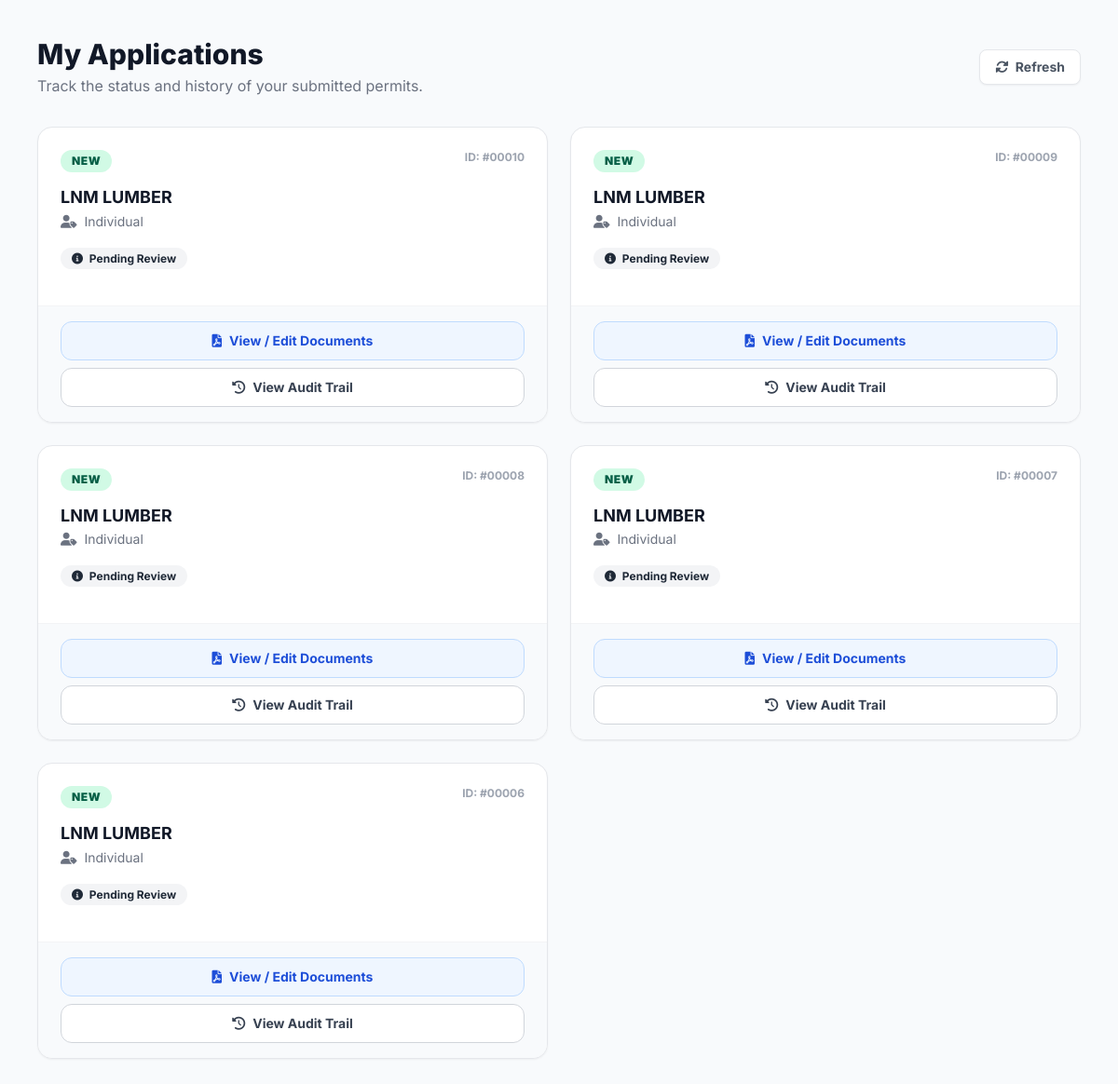
/my_applications.php (signed in), run on an earlier commit of the app's database.
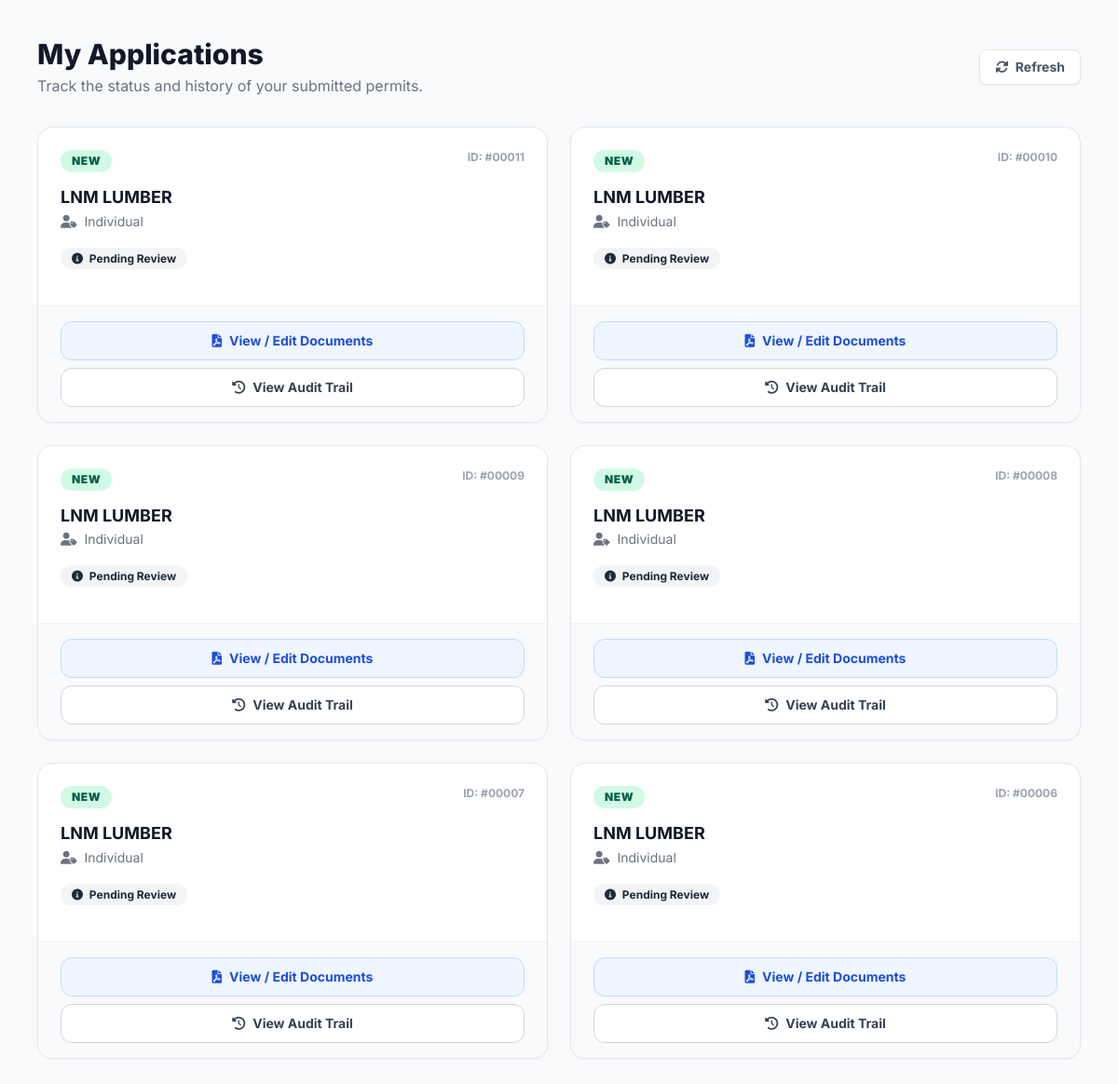
And on a later commit of the database.
### tables this page shows
CREATE TABLE `permit_applications` (
  `app_id` int(11) NOT NULL,
  `client_id` int(11) NOT NULL,
  `app_type` varchar(50) NOT NULL,
  `applicant_type` varchar(50) NOT NULL,
  `business_name` varchar(255) NOT NULL,
  `tin_number` varchar(50) NOT NULL,
  `reference_number` varchar(100) DEFAULT NULL,
  `province_id` varchar(20) DEFAULT NULL,
  `muncity_id` varchar(20) DEFAULT NULL,
  `brgy_id` varchar(20) DEFAULT NULL,
  `zip_code` varchar(20) DEFAULT NULL,
  `street_address` text DEFAULT NULL,
  `status` varchar(50) DEFAULT 'Pending Review',
  `date_submitted` datetime DEFAULT current_timestamp()
);

### my_applications.php (the view, shortened to what this page needs)
<?php
require_once 'db.php';
$client_id = $_SESSION['client_id'];
$stmt = $pdo->prepare("
    SELECT *, TIMESTAMPDIFF(SECOND, date_submitted, NOW()) as seconds_elapsed
    FROM permit_applications
    WHERE client_id = ?
    ORDER BY app_id DESC
");
$stmt->execute([$client_id]);
$applications = $stmt->fetchAll(PDO::FETCH_ASSOC);
?>
<!DOCTYPE html>
<html lang="en">
<head>
    <script src="https://cdn.tailwindcss.com"></script>
    <link href="https://cdnjs.cloudflare.com/ajax/libs/font-awesome/6.0.0/css/all.min.css" rel="stylesheet">
</head>
<body class="bg-slate-50 min-h-screen p-6 lg:p-10 relative">
    <div class="mb-8 flex justify-between items-center">
        <div>
            <h2 class="text-3xl font-extrabold text-gray-900">My Applications</h2>
            <p class="text-gray-500 mt-1">Track the status and history of your submitted permits.</p>
        </div>
        <button onclick="window.location.reload();" class="bg-white border border-gray-200 text-gray-600 px-4 py-2 rounded-lg text-sm font-bold hover:bg-gray-50 transition shadow-sm">
            <i class="fas fa-sync-alt mr-1"></i> Refresh
        </button>
    </div>
    <?php if (empty($applications)): ?>
        <div class="bg-white rounded-2xl shadow-sm border border-gray-100 p-10 text-center">
            <div class="inline-flex items-center justify-center w-16 h-16 rounded-full bg-gray-100 text-gray-400 mb-4">
                <i class="fas fa-folder-open text-2xl"></i>
            </div>
            <h4 class="text-gray-900 font-bold mb-1">No applications found</h4>
            <p class="text-gray-500 text-sm max-w-sm mx-auto">You haven't submitted any applications yet.</p>
        </div>
    <?php else: ?>
        <div class="grid grid-cols-1 md:grid-cols-2 xl:grid-cols-3 gap-6">
            <?php foreach ($applications as $app):
                $status_bg = 'bg-gray-100 text-gray-800';
            ?>
                <div class="bg-white rounded-2xl shadow-sm border border-gray-200 overflow-hidden flex flex-col hover:border-blue-300 transition-colors <?= $app['status'] === 'Returned' ? 'ring-2 ring-red-400' : '' ?>">
                    <div class="p-6 flex-1">
                        <div class="flex justify-between items-start mb-4">
                            <span class="px-3 py-1 rounded-full text-xs font-black uppercase tracking-wider bg-emerald-100 text-emerald-800">
                                <?= htmlspecialchars($app['app_type']) ?>
                            </span>
                            <span class="text-xs font-bold text-gray-400">
                                ID: #<?= str_pad($app['app_id'], 5, '0', STR_PAD_LEFT) ?>
                            </span>
                        </div>
                        <h3 class="text-lg font-bold text-gray-900 leading-tight mb-1"><?= htmlspecialchars($app['business_name']) ?></h3>
                        <p class="text-sm text-gray-500 mb-4"><i class="fas fa-user-tag mr-1"></i> <?= htmlspecialchars($app['applicant_type']) ?></p>
                        <div class="mb-4">
                            <span class="px-3 py-1 rounded-full text-xs font-bold <?= $status_bg ?>">
                                <i class="fas <?= $app['status'] === 'Returned' ? 'fa-exclamation-circle' : 'fa-info-circle' ?> mr-1"></i>
                                <?= htmlspecialchars($app['status']) ?>
                            </span>
                        </div>
                    </div>
                    <div class="bg-slate-50 px-6 py-4 border-t border-gray-100 mt-auto">
                        <button onclick="openDocsModal(<?= $app['app_id'] ?>)" class="w-full <?= $app['status'] === 'Returned' ? 'bg-red-50 border border-red-200 text-red-700 hover:bg-red-100' : 'bg-blue-50 border border-blue-200 text-blue-700 hover:bg-blue-100' ?> px-4 py-2.5 rounded-xl text-sm font-bold transition flex items-center justify-center gap-2 mb-2">
                            <i class="fas fa-file-pdf"></i> View / Edit Documents
                        </button>
                        <button onclick="openAuditTrail(<?= $app['app_id'] ?>)" class="w-full bg-white border border-gray-300 text-gray-700 px-4 py-2.5 rounded-xl text-sm font-bold hover:bg-emerald-50 hover:text-emerald-700 hover:border-emerald-300 transition flex items-center justify-center gap-2">
                            <i class="fas fa-history"></i> View Audit Trail
                        </button>
                    </div>
                </div>
            <?php endforeach; ?>
        </div>
    <?php endif; ?>
</body>
</html>

What changed in the data, as far as the page shows it:
added permit_applications: app_type "NEW", app_id "00011", business_name "LNM LUMBER", applicant_type "Individual", status "Pending Review"
